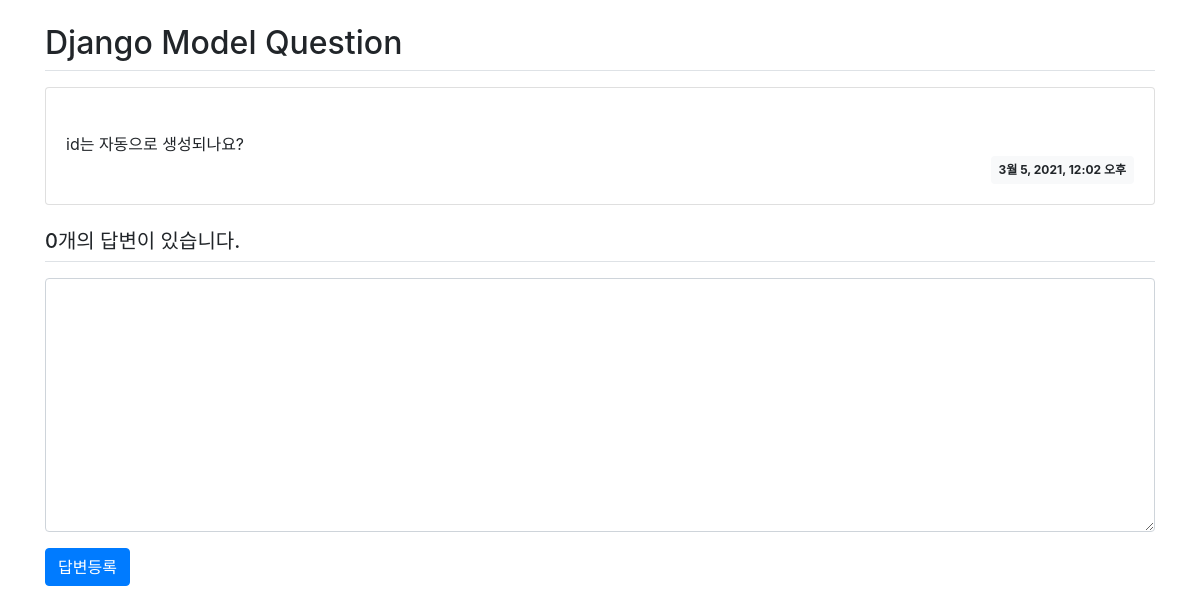
The app's page /pybo/2/, older data.
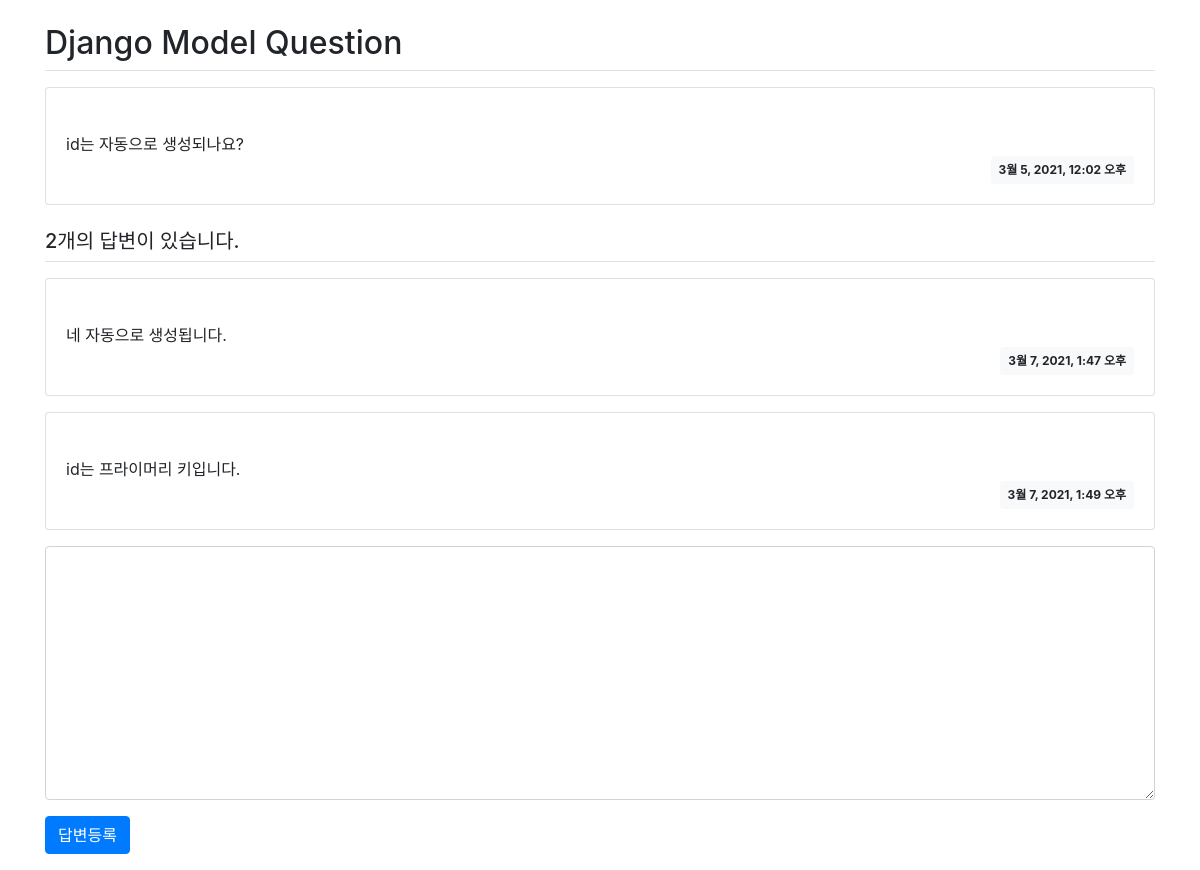
The same page, newer data.
### pybo/models.py (models this page shows, shortened)
class Question(models.Model):
    subject = models.CharField(max_length=200)
    content = models.TextField()
    create_date = models.DateTimeField()

class Answer(models.Model):
    question = models.ForeignKey(Question, on_delete=models.CASCADE)
    content = models.TextField()
    create_date = models.DateTimeField()

### pybo/views.py (the view)
# urls.py: path('<int:question_id>/', views.detail, name = 'detail'), # == path('<int:pk>/', views.DetailView.as_view()),
def detail(request, question_id):
    question = get_object_or_404(Question, pk=question_id)
    context = {'question': question}
    return render(request, 'pybo/question_detail.html', context)

### templates/pybo/question_detail.html (shortened to what this page needs)
<!-- 스태틱 파일을 사용하기위해 템플릿 파일 맨 위에 {% load static %} 태그를 삽입하고,
	link 엘리먼트 href 속성에 {% static 'bootstrap.min.css' %}를 적자. -->
{% load static %}
<link rel="stylesheet" type="text/css" href="{% static 'bootstrap.min.css' %}" />
<div class="container my-3">
	<h2 class="border-bottom py-2">{{ question.subject }}</h2>
	<div class="card my-3">
		<div class="card-body">
			<div class="card-text" style="white-space: pre-line">
				{{ question.content }}
			</div>
			<div class="d-flex justify-content-end">
				<div class="badge badge-light p-2">{{ question.create_date }}</div>
			</div>
		</div>
	</div>
	<h5 class="border-bottom my-3 py-2">
		{{question.answer_set.count}}개의 답변이 있습니다.
	</h5>
	{% for answer in question.answer_set.all %}
	<div class="card my-3">
		<div class="card-body">
			<div class="card-text" style="white-space: pre-line">
				{{ answer.content }}
			</div>
			<div class="d-flex justify-content-end">
				<div class="badge badge-light p-2">{{ answer.create_date }}</div>
			</div>
		</div>
	</div>
	{% endfor %}
	<form action="{% url 'pybo:answer_create' question.id %}" method="post" class="my-3">
		<div class="form-group">
			<textarea name="content" id="content" class="form-control" rows="10"></textarea>
		</div>
		<input type="submit" value="답변등록" class="btn btn-primary" />
	</form>
</div>

Row changes from the older to the newer data that the page shows:
computed for Question "Django Model Question": answer_set.count "0" → "2"
added Answer: content "네 자동으로 생성됩니다.", create_date "3월 7, 2021, 1:47 오후"
added Answer: content "id는 프라이머리 키입니다.", create_date "3월 7, 2021, 1:49 오후"
